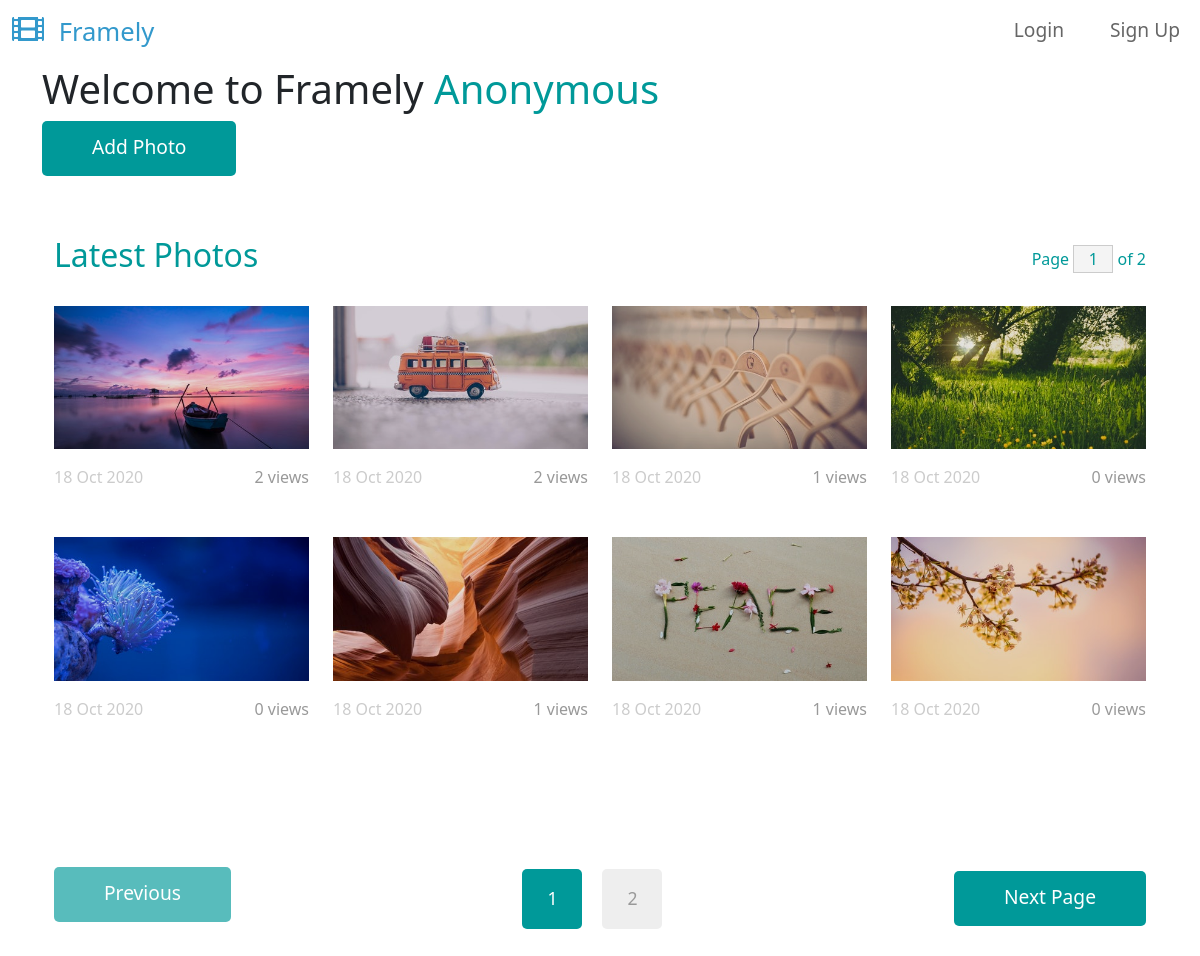
The page / on the database its author committed.
### base/models.py (models this page shows, shortened)
class Photo(models.Model):
    user = models.ForeignKey(
        settings.AUTH_USER_MODEL, on_delete=models.CASCADE, null=True, blank=True
    )
    short_title = models.CharField(max_length=15)
    slug = models.SlugField(blank=True)
    image = models.ImageField(max_length=200)
    created = models.DateField(auto_now_add=True)
    views = models.ManyToManyField(
        settings.AUTH_USER_MODEL,
        related_name="photos_viewed",
    )
    class Meta:
        ordering = ["-created", "-id"]

### base/views.py (the view)
# urls.py: path("", views.HomeView.as_view(), name="home"),
class HomeView(View):
    template_name = "home.html"
    photo_list = Photo.objects.all()
    def get(self, request):
        paginator = Paginator(self.photo_list, 8)
        num_pages = paginator.num_pages
        page_range = paginator.page_range
        page = request.GET.get("page") or 1
        if int(page) not in page_range:
            page = num_pages
        current_page = paginator.get_page(page)
        context = {
            "current_page": current_page,
            "page_num": int(page),
            "num_pages": num_pages,
            "page_range": page_range,
        }
        return render(request, self.template_name, context=context)

### templates/home.html (shortened to what this page needs)
{% extends 'base.html' %}
{% block content %}
    <h1>Welcome to Framely
        <span class="tm-text-primary">
        {% if request.user.is_authenticated %}
            {{user.username}}
        {% else %}
            Anonymous
        {% endif %}
        </span>
    </h1>
    <a href="{% url 'create-photo' %}" class="btn btn-primary tm-btn">Add Photo</a>
    <div class="container-fluid tm-container-content tm-mt-60">
        <div class="row mb-4">
            <h2 class="col-6 tm-text-primary">
                Latest Photos
            </h2>
            <div class="col-6 d-flex justify-content-end align-items-center">
                <form action="" class="tm-text-primary">
                    Page <input name="page" type="text" value="{{page_num}}" size="1" class="tm-input-paging tm-text-primary"> of {{num_pages}}
                </form>
            </div>
        </div>
        <div class="row tm-mb-90 tm-gallery">
            {% for photo in current_page %}
            <div class="col-xl-3 col-lg-4 col-md-6 col-sm-6 col-12 mb-5">
                <figure class="effect-ming tm-video-item">
                    <img src="{{photo.image.url}}" alt="Image" class="img-fluid">
                    <figcaption class="d-flex align-items-center justify-content-center">
                    </figcaption>
                </figure>
                <div class="d-flex justify-content-between tm-text-gray">
                    <span class="tm-text-gray-light">18 Oct 2020</span>
                    <span>{{photo.views.count}} views</span>
                </div>
            </div>
            {% endfor %}
        </div>
        <div class="row tm-mb-90">
            <div class="col-12 d-flex justify-content-between align-items-center tm-paging-col">
                {% if current_page.has_previous %}
                    <a href="{% url 'home' %}?page={{current_page.previous_page_number}}" class="btn btn-primary tm-btn-prev mb-2">Previous</a>
                {% else %}
                    <a href="javascript:void(0);" class="btn btn-primary tm-btn-prev mb-2 disabled">Previous</a>
                {% endif %}
                <div class="tm-paging d-flex">
                    {% for i in page_range %}
                        <a href="{% url 'home' %}?page={{i}}" class="{% if i == page_num %}active{% endif %} tm-paging-link">{{i}}</a>
                    {% endfor %}
                </div>
                {% if current_page.has_next %}
                    <a href="{% url 'home' %}?page={{current_page.next_page_number}}" class="btn btn-primary tm-btn-next">Next Page</a>
                {% else %}
                    <a href="javascript:void(0);" class="btn btn-primary tm-btn-next disabled">Next Page</a>
                {% endif %}
            </div>
        </div>
    </div>
{% endblock %}

### static/css/templatemo-style.css (style rules this page uses)
a { text-decoration: none; transition: all 0.3s ease; }
.container-fluid { max-width: 1770px; }
.btn { border-radius: 0; }
.btn-primary { background-color: #009999; border: 0; border-radius: 5px; padding: 12px 50px 14px; font-size: 1.2rem; }
.btn-primary.disabled, .btn-primary:disabled { background-color: #009999; pointer-events: all; cursor: not-allowed; }
.tm-mt-60 { margin-top: 60px; }
.tm-mb-90 { margin-bottom: 90px; }
.tm-text-primary { color: #009999; }
.tm-input-paging { width: 40px; border-radius: 0; border: 1px solid #CCCCCC; background: #f4f4f4; text-align: center; }
p, .tm-text-gray { color: #999; }
.tm-text-gray-light { color: #CCC; }
.tm-video-item { position: relative; overflow: hidden; text-align: center; cursor: pointer; }
.tm-video-item img { position: relative; display: block; min-height: 100%; max-width: 100%; opacity: 0.8; }
.tm-video-item figcaption { padding: 2em; color: #fff; text-transform: uppercase; font-size: 1.25em; -webkit-backface-visibility: hidden; backface-visibility: hidden; }
.tm-video-item figcaption::before, .tm-video-item figcaption::after { pointer-events: none; }
.tm-video-item figcaption, .tm-video-item figcaption > a { position: absolute; top: 0; left: 0; width: 100%; height: 100%; }
.tm-paging-link { display: flex; justify-content: center; align-items: center; width: 60px; height: 60px; font-size: 1.1rem; color: #999; background-color: #EEEEEE; margin: 10px; border-radius: 5px; text-decoration: none; transition: all 0.3s ease; }
.tm-paging-link:hover, .tm-paging-link.active { background-color: #009999; color: #fff; }
figure.effect-ming { background: #030c17; }
figure.effect-ming img { opacity: 0.9; -webkit-transition: opacity 0.35s; transition: opacity 0.35s; }
figure.effect-ming figcaption::before { position: absolute; top: 30px; right: 30px; bottom: 30px; left: 30px; border: 2px solid #fff; box-shadow: 0 0 0 30px rgba(255,255,255,0.2); content: ''; opacity: 0; -webkit-transition: opacity 0.35s, -webkit-transform 0.35s; transition: opacity 0.35s, transform 0.35s; -webkit-transform: scale3d(1.4,1.4,1); transform: scale3d(1.4,1.4,1); }

### rows shown on the page
Photo: image (picture), views.count "2"
Photo: image (picture), views.count "2"
Photo: image (picture), views.count "1"
Photo: image (picture), views.count "0"
Photo: image (picture), views.count "0"
Photo: image (picture), views.count "1"
Photo: image (picture), views.count "1"
Photo: image (picture), views.count "0"

### other values the page prints
{{ num_pages }} "2"
{{ i }} "1" "2"
